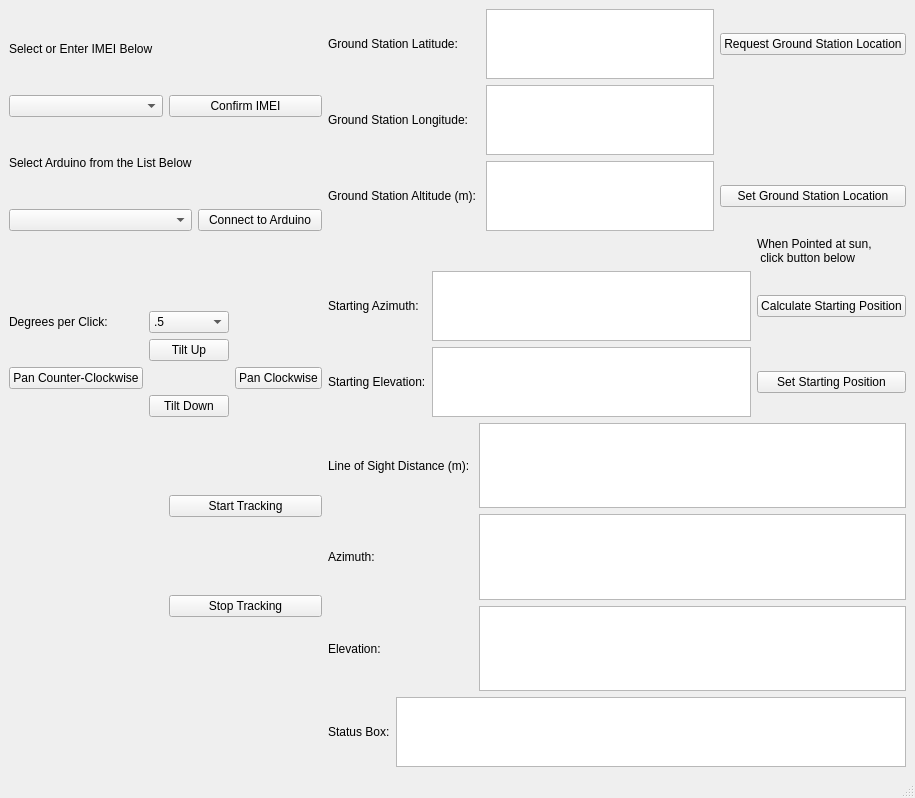
<?xml version="1.0" encoding="UTF-8"?>
<ui version="4.0">
 <class>MainWindow</class>
 <widget class="QMainWindow" name="MainWindow">
  <property name="geometry">
   <rect>
    <x>0</x>
    <y>0</y>
    <width>915</width>
    <height>798</height>
   </rect>
  </property>
  <property name="windowTitle">
   <string>MainWindow</string>
  </property>
  <widget class="QWidget" name="centralwidget">
   <layout class="QGridLayout" name="gridLayout_12">
    <item row="4" column="0">
     <layout class="QGridLayout" name="gridLayout_4">
      <item row="2" column="0">
       <widget class="QPushButton" name="panCounterClockwiseButton">
        <property name="text">
         <string>Pan Counter-Clockwise</string>
        </property>
       </widget>
      </item>
      <item row="2" column="2">
       <widget class="QPushButton" name="panClockwiseButton">
        <property name="text">
         <string>Pan Clockwise</string>
        </property>
       </widget>
      </item>
      <item row="1" column="1">
       <widget class="QPushButton" name="tiltUpButton">
        <property name="text">
         <string>Tilt Up</string>
        </property>
       </widget>
      </item>
      <item row="3" column="1">
       <widget class="QPushButton" name="tiltDownButton">
        <property name="text">
         <string>Tilt Down</string>
        </property>
       </widget>
      </item>
      <item row="0" column="0">
       <widget class="QLabel" name="label_3">
        <property name="text">
         <string>Degrees per Click:</string>
        </property>
       </widget>
      </item>
      <item row="0" column="1">
       <widget class="QComboBox" name="degreesPerClickBox">
        <item>
         <property name="text">
          <string>.5</string>
         </property>
        </item>
        <item>
         <property name="text">
          <string>1</string>
         </property>
        </item>
        <item>
         <property name="text">
          <string>5</string>
         </property>
        </item>
        <item>
         <property name="text">
          <string>10</string>
         </property>
        </item>
       </widget>
      </item>
     </layout>
    </item>
    <item row="3" column="1" rowspan="2">
     <layout class="QGridLayout" name="gridLayout_9">
      <item row="1" column="2">
       <widget class="QPushButton" name="calculateStartingPosButton">
        <property name="text">
         <string>Calculate Starting Position</string>
        </property>
       </widget>
      </item>
      <item row="1" column="1">
       <widget class="QPlainTextEdit" name="startingAzimuthBox"/>
      </item>
      <item row="2" column="1">
       <widget class="QPlainTextEdit" name="startingElevationBox"/>
      </item>
      <item row="1" column="0">
       <widget class="QLabel" name="label_8">
        <property name="text">
         <string>Starting Azimuth:</string>
        </property>
       </widget>
      </item>
      <item row="2" column="0">
       <widget class="QLabel" name="label_9">
        <property name="text">
         <string>Starting Elevation:</string>
        </property>
       </widget>
      </item>
      <item row="2" column="2">
       <widget class="QPushButton" name="calibrateButton">
        <property name="text">
         <string>Set Starting Position</string>
        </property>
       </widget>
      </item>
      <item row="0" column="2">
       <widget class="QLabel" name="label_10">
        <property name="text">
         <string>When Pointed at sun, 
 click button below</string>
        </property>
       </widget>
      </item>
      <item row="3" column="1">
       <spacer name="verticalSpacer_2">
        <property name="orientation">
         <enum>Qt::Vertical</enum>
        </property>
        <property name="sizeHint" stdset="0">
         <size>
          <width>20</width>
          <height>40</height>
         </size>
        </property>
       </spacer>
      </item>
     </layout>
    </item>
    <item row="0" column="1" rowspan="2">
     <layout class="QGridLayout" name="gridLayout_7">
      <item row="0" column="1">
       <widget class="QPlainTextEdit" name="GSLatBox"/>
      </item>
      <item row="2" column="0">
       <widget class="QLabel" name="label_7">
        <property name="text">
         <string>Ground Station Altitude (m): </string>
        </property>
       </widget>
      </item>
      <item row="1" column="1">
       <widget class="QPlainTextEdit" name="GSLongBox"/>
      </item>
      <item row="0" column="2">
       <widget class="QPushButton" name="GPSRequestButton">
        <property name="text">
         <string>Request Ground Station Location</string>
        </property>
       </widget>
      </item>
      <item row="0" column="0">
       <widget class="QLabel" name="label_5">
        <property name="text">
         <string>Ground Station Latitude:</string>
        </property>
       </widget>
      </item>
      <item row="2" column="2">
       <widget class="QPushButton" name="confirmGSLocationButton">
        <property name="text">
         <string>Set Ground Station Location</string>
        </property>
       </widget>
      </item>
      <item row="2" column="1">
       <widget class="QPlainTextEdit" name="GSAltBox"/>
      </item>
      <item row="1" column="0">
       <widget class="QLabel" name="label_6">
        <property name="text">
         <string>Ground Station Longitude:</string>
        </property>
       </widget>
      </item>
      <item row="3" column="0">
       <spacer name="verticalSpacer">
        <property name="orientation">
         <enum>Qt::Vertical</enum>
        </property>
        <property name="sizeHint" stdset="0">
         <size>
          <width>20</width>
          <height>40</height>
         </size>
        </property>
       </spacer>
      </item>
     </layout>
    </item>
    <item row="5" column="1">
     <layout class="QGridLayout" name="gridLayout_10">
      <item row="0" column="0">
       <widget class="QLabel" name="label_12">
        <property name="text">
         <string>Line of Sight Distance (m): </string>
        </property>
       </widget>
      </item>
      <item row="1" column="0">
       <widget class="QLabel" name="label_13">
        <property name="text">
         <string>Azimuth:</string>
        </property>
       </widget>
      </item>
      <item row="2" column="0">
       <widget class="QLabel" name="label_14">
        <property name="text">
         <string>Elevation:</string>
        </property>
       </widget>
      </item>
      <item row="0" column="1">
       <widget class="QPlainTextEdit" name="distanceDisplay"/>
      </item>
      <item row="1" column="1">
       <widget class="QPlainTextEdit" name="azimuthDisplay"/>
      </item>
      <item row="2" column="1">
       <widget class="QPlainTextEdit" name="elevationDisplay"/>
      </item>
     </layout>
    </item>
    <item row="6" column="1">
     <layout class="QGridLayout" name="gridLayout_8">
      <item row="0" column="1">
       <widget class="QPlainTextEdit" name="errorMessageBox"/>
      </item>
      <item row="0" column="0">
       <widget class="QLabel" name="label_11">
        <property name="text">
         <string>Status Box:</string>
        </property>
       </widget>
      </item>
     </layout>
    </item>
    <item row="0" column="0">
     <layout class="QGridLayout" name="gridLayout">
      <item row="1" column="1">
       <widget class="QPushButton" name="confirmIMEIButton">
        <property name="text">
         <string>Confirm IMEI</string>
        </property>
       </widget>
      </item>
      <item row="1" column="0">
       <widget class="QComboBox" name="IMEIComboBox"/>
      </item>
      <item row="0" column="0">
       <widget class="QLabel" name="label">
        <property name="text">
         <string>Select or Enter IMEI Below</string>
        </property>
       </widget>
      </item>
     </layout>
    </item>
    <item row="1" column="0">
     <layout class="QGridLayout" name="gridLayout_3">
      <item row="1" column="1">
       <widget class="QPushButton" name="connectToArduinoButton">
        <property name="text">
         <string>Connect to Arduino</string>
        </property>
       </widget>
      </item>
      <item row="1" column="0">
       <widget class="QComboBox" name="COMPortComboBox"/>
      </item>
      <item row="0" column="0">
       <widget class="QLabel" name="label_2">
        <property name="text">
         <string>Select Arduino from the List Below</string>
        </property>
       </widget>
      </item>
     </layout>
    </item>
    <item row="5" column="0">
     <layout class="QGridLayout" name="gridLayout_5">
      <item row="0" column="1">
       <widget class="QPushButton" name="startButton">
        <property name="text">
         <string>Start Tracking</string>
        </property>
       </widget>
      </item>
      <item row="1" column="1">
       <widget class="QPushButton" name="stopButton">
        <property name="text">
         <string>Stop Tracking</string>
        </property>
       </widget>
      </item>
      <item row="0" column="0" rowspan="2">
       <widget class="QLabel" name="label_4">
        <property name="text">
         <string/>
        </property>
        <property name="pixmap">
         <pixmap>msgc_logo_forGUI.png</pixmap>
        </property>
        <property name="scaledContents">
         <bool>true</bool>
        </property>
       </widget>
      </item>
     </layout>
    </item>
   </layout>
  </widget>
  <widget class="QMenuBar" name="menubar">
   <property name="geometry">
    <rect>
     <x>0</x>
     <y>0</y>
     <width>915</width>
     <height>21</height>
    </rect>
   </property>
  </widget>
  <widget class="QStatusBar" name="statusbar"/>
 </widget>
 <resources/>
 <connections/>
</ui>
